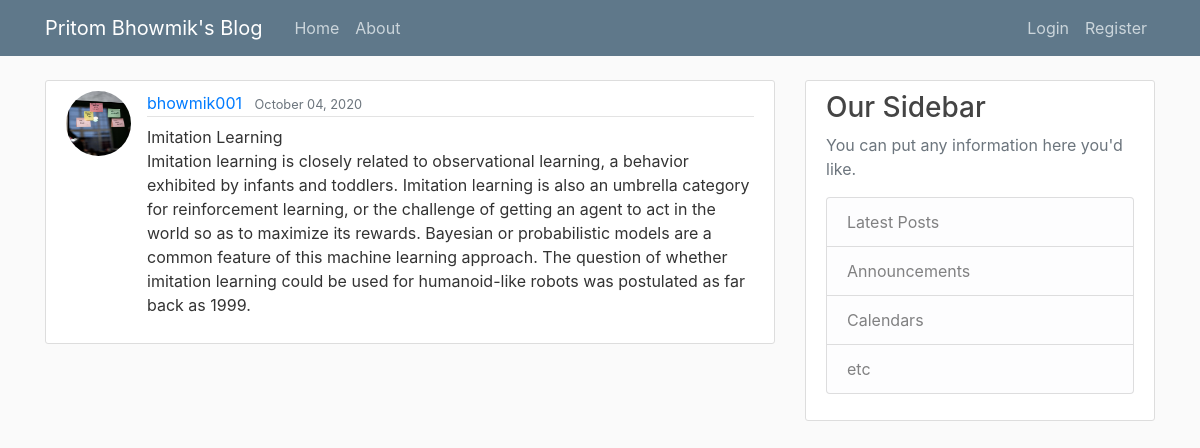
Screenshot of /post/15/ with the database file from the repository.
### blog/models.py (models this page shows, shortened)
class Post(models.Model):
    title = models.CharField(max_length=100)
    content = models.TextField()
    date_posted = models.DateTimeField(default=timezone.now)
    author = models.ForeignKey(User, on_delete=models.CASCADE)

### users/models.py (models this page shows, shortened)
class Profile(models.Model):
    user = models.OneToOneField(User, on_delete=models.CASCADE)
    image = models.ImageField(default='default.jpg', upload_to='profile_pics')

### blog/views.py (the view)
# urls.py: path('post/<int:pk>/', PostDetailView.as_view(), name='post-detail'),
class PostDetailView(DetailView):
    model = Post

### blog/templates/blog/post_detail.html (shortened to what this page needs)
{% extends "blog/base.html" %} {% block content %}
<article class="media content-section">
  <img
    class="rounded-circle article-img"
    src="{{ object.author.profile.image.url }} "
  />
  <div class="media-body">
    <div class="article-metadata">
      <a class="mr-2" href="#">{{ object.author }}</a>
      <small class="text-muted">{{ object.date_posted |date:"F d, Y" }}</small>
    </div>
    <h2 class="article-title"></h2>{{ object.title }}</h2>
    <p class="article-content">{{ object.content }}</p>
  </div>
</article>
{% endblock content %}

### blog/static/blog/main.css (style rules this page uses)
body { background: #fafafa; color: #333333; margin-top: 5rem; }
.content-section { background: #ffffff; padding: 10px 20px; border: 1px solid #dddddd; border-radius: 3px; margin-bottom: 20px; }
.article-content { white-space: pre-line; }
.article-img { height: 65px; width: 65px; margin-right: 16px; }
.article-metadata { padding-bottom: 1px; margin-bottom: 4px; border-bottom: 1px solid #e3e3e3; }

### rows the page displays
Post: author.profile.image (picture), author "bhowmik001", date_posted "October 04, 2020", title "Imitation Learning", content "Imitation learning is closely related to observational learning, a behavior exhibited by infants and toddlers. Imitation learning is also an umbrella category for reinforcement learning, or the challenge of getting an agent to act in the world so as to maximize its rewards. Bayesian or probabilistic models are a common feature of this machine learning approach. The question of whether imitation learning could be used for humanoid-like robots was postulated as far back as 1999."
